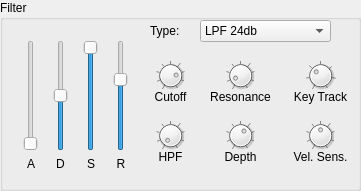
  <widget class="QGroupBox" name="groupBox_10">
   <property name="geometry">
    <rect>
     <x>630</x>
     <y>280</y>
     <width>361</width>
     <height>191</height>
    </rect>
   </property>
   <property name="title">
    <string>Filter</string>
   </property>
   <widget class="DialKnob" name="hpf">
    <property name="geometry">
     <rect>
      <x>150</x>
      <y>120</y>
      <width>41</width>
      <height>31</height>
     </rect>
    </property>
    <property name="sizePolicy">
     <sizepolicy hsizetype="Fixed" vsizetype="Fixed">
      <horstretch>0</horstretch>
      <verstretch>0</verstretch>
     </sizepolicy>
    </property>
    <property name="minimumSize">
     <size>
      <width>0</width>
      <height>0</height>
     </size>
    </property>
    <property name="maximumSize">
     <size>
      <width>16777215</width>
      <height>16777215</height>
     </size>
    </property>
    <property name="minimum">
     <number>0</number>
    </property>
    <property name="maximum">
     <number>127</number>
    </property>
    <property name="notchTarget">
     <double>16.000000000000000</double>
    </property>
    <property name="notchesVisible">
     <bool>true</bool>
    </property>
   </widget>
   <widget class="QLabel" name="label_39">
    <property name="geometry">
     <rect>
      <x>130</x>
      <y>150</y>
      <width>81</width>
      <height>21</height>
     </rect>
    </property>
    <property name="frameShadow">
     <enum>QFrame::Plain</enum>
    </property>
    <property name="text">
     <string>HPF</string>
    </property>
    <property name="alignment">
     <set>Qt::AlignHCenter|Qt::AlignTop</set>
    </property>
   </widget>
   <widget class="DialKnob" name="filterCutoff">
    <property name="geometry">
     <rect>
      <x>150</x>
      <y>60</y>
      <width>41</width>
      <height>31</height>
     </rect>
    </property>
    <property name="sizePolicy">
     <sizepolicy hsizetype="Fixed" vsizetype="Fixed">
      <horstretch>0</horstretch>
      <verstretch>0</verstretch>
     </sizepolicy>
    </property>
    <property name="minimumSize">
     <size>
      <width>0</width>
      <height>0</height>
     </size>
    </property>
    <property name="maximumSize">
     <size>
      <width>16777215</width>
      <height>16777215</height>
     </size>
    </property>
    <property name="minimum">
     <number>0</number>
    </property>
    <property name="maximum">
     <number>127</number>
    </property>
    <property name="value">
     <number>100</number>
    </property>
    <property name="notchTarget">
     <double>16.000000000000000</double>
    </property>
    <property name="notchesVisible">
     <bool>true</bool>
    </property>
   </widget>
   <widget class="QLabel" name="label_40">
    <property name="geometry">
     <rect>
      <x>130</x>
      <y>90</y>
      <width>81</width>
      <height>21</height>
     </rect>
    </property>
    <property name="frameShadow">
     <enum>QFrame::Plain</enum>
    </property>
    <property name="text">
     <string>Cutoff</string>
    </property>
    <property name="alignment">
     <set>Qt::AlignHCenter|Qt::AlignTop</set>
    </property>
   </widget>
   <widget class="DialKnob" name="filterResonance">
    <property name="geometry">
     <rect>
      <x>220</x>
      <y>60</y>
      <width>41</width>
      <height>31</height>
     </rect>
    </property>
    <property name="sizePolicy">
     <sizepolicy hsizetype="Fixed" vsizetype="Fixed">
      <horstretch>0</horstretch>
      <verstretch>0</verstretch>
     </sizepolicy>
    </property>
    <property name="minimumSize">
     <size>
      <width>0</width>
      <height>0</height>
     </size>
    </property>
    <property name="maximumSize">
     <size>
      <width>16777215</width>
      <height>16777215</height>
     </size>
    </property>
    <property name="minimum">
     <number>-12</number>
    </property>
    <property name="maximum">
     <number>102</number>
    </property>
    <property name="notchTarget">
     <double>16.000000000000000</double>
    </property>
    <property name="notchesVisible">
     <bool>true</bool>
    </property>
   </widget>
   <widget class="QLabel" name="label_41">
    <property name="geometry">
     <rect>
      <x>200</x>
      <y>90</y>
      <width>81</width>
      <height>21</height>
     </rect>
    </property>
    <property name="frameShadow">
     <enum>QFrame::Plain</enum>
    </property>
    <property name="text">
     <string>Resonance</string>
    </property>
    <property name="alignment">
     <set>Qt::AlignHCenter|Qt::AlignTop</set>
    </property>
   </widget>
   <widget class="ComboPicker" name="filterType">
    <property name="geometry">
     <rect>
      <x>200</x>
      <y>20</y>
      <width>131</width>
      <height>22</height>
     </rect>
    </property>
    <item>
     <property name="text">
      <string>LPF 24db</string>
     </property>
    </item>
    <item>
     <property name="text">
      <string>LPF 18db</string>
     </property>
    </item>
    <item>
     <property name="text">
      <string>LPF 12db</string>
     </property>
    </item>
    <item>
     <property name="text">
      <string>BPF</string>
     </property>
    </item>
    <item>
     <property name="text">
      <string>HPF 12db</string>
     </property>
    </item>
    <item>
     <property name="text">
      <string>BEF</string>
     </property>
    </item>
   </widget>
   <widget class="QLabel" name="label_42">
    <property name="geometry">
     <rect>
      <x>150</x>
      <y>20</y>
      <width>51</width>
      <height>21</height>
     </rect>
    </property>
    <property name="text">
     <string>Type:</string>
    </property>
   </widget>
   <widget class="DialKnob" name="filterKeyTrk">
    <property name="geometry">
     <rect>
      <x>300</x>
      <y>60</y>
      <width>41</width>
      <height>31</height>
     </rect>
    </property>
    <property name="sizePolicy">
     <sizepolicy hsizetype="Fixed" vsizetype="Fixed">
      <horstretch>0</horstretch>
      <verstretch>0</verstretch>
     </sizepolicy>
    </property>
    <property name="minimumSize">
     <size>
      <width>0</width>
      <height>0</height>
     </size>
    </property>
    <property name="maximumSize">
     <size>
      <width>16777215</width>
      <height>16777215</height>
     </size>
    </property>
    <property name="minimum">
     <number>-32</number>
    </property>
    <property name="maximum">
     <number>64</number>
    </property>
    <property name="notchTarget">
     <double>16.000000000000000</double>
    </property>
    <property name="notchesVisible">
     <bool>true</bool>
    </property>
   </widget>
   <widget class="QLabel" name="label_43">
    <property name="geometry">
     <rect>
      <x>280</x>
      <y>90</y>
      <width>81</width>
      <height>21</height>
     </rect>
    </property>
    <property name="frameShadow">
     <enum>QFrame::Plain</enum>
    </property>
    <property name="text">
     <string>Key Track</string>
    </property>
    <property name="alignment">
     <set>Qt::AlignHCenter|Qt::AlignTop</set>
    </property>
   </widget>
   <widget class="DialKnob" name="filterVelSens">
    <property name="geometry">
     <rect>
      <x>300</x>
      <y>120</y>
      <width>41</width>
      <height>31</height>
     </rect>
    </property>
    <property name="sizePolicy">
     <sizepolicy hsizetype="Fixed" vsizetype="Fixed">
      <horstretch>0</horstretch>
      <verstretch>0</verstretch>
     </sizepolicy>
    </property>
    <property name="minimumSize">
     <size>
      <width>0</width>
      <height>0</height>
     </size>
    </property>
    <property name="maximumSize">
     <size>
      <width>16777215</width>
      <height>16777215</height>
     </size>
    </property>
    <property name="minimum">
     <number>-64</number>
    </property>
    <property name="maximum">
     <number>63</number>
    </property>
    <property name="notchTarget">
     <double>16.000000000000000</double>
    </property>
    <property name="notchesVisible">
     <bool>true</bool>
    </property>
   </widget>
   <widget class="QLabel" name="label_44">
    <property name="geometry">
     <rect>
      <x>280</x>
      <y>150</y>
      <width>81</width>
      <height>21</height>
     </rect>
    </property>
    <property name="frameShadow">
     <enum>QFrame::Plain</enum>
    </property>
    <property name="text">
     <string>Vel. Sens.</string>
    </property>
    <property name="alignment">
     <set>Qt::AlignHCenter|Qt::AlignTop</set>
    </property>
   </widget>
   <widget class="DialKnob" name="filterDepth">
    <property name="geometry">
     <rect>
      <x>220</x>
      <y>120</y>
      <width>41</width>
      <height>31</height>
     </rect>
    </property>
    <property name="sizePolicy">
     <sizepolicy hsizetype="Fixed" vsizetype="Fixed">
      <horstretch>0</horstretch>
      <verstretch>0</verstretch>
     </sizepolicy>
    </property>
    <property name="minimumSize">
     <size>
      <width>0</width>
      <height>0</height>
     </size>
    </property>
    <property name="maximumSize">
     <size>
      <width>16777215</width>
      <height>16777215</height>
     </size>
    </property>
    <property name="minimum">
     <number>-128</number>
    </property>
    <property name="maximum">
     <number>127</number>
    </property>
    <property name="value">
     <number>32</number>
    </property>
    <property name="notchTarget">
     <double>32.000000000000000</double>
    </property>
    <property name="notchesVisible">
     <bool>true</bool>
    </property>
   </widget>
   <widget class="QLabel" name="label_57">
    <property name="geometry">
     <rect>
      <x>200</x>
      <y>150</y>
      <width>81</width>
      <height>21</height>
     </rect>
    </property>
    <property name="frameShadow">
     <enum>QFrame::Plain</enum>
    </property>
    <property name="text">
     <string>Depth</string>
    </property>
    <property name="alignment">
     <set>Qt::AlignHCenter|Qt::AlignTop</set>
    </property>
   </widget>
   <widget class="QWidget" name="layoutWidget4">
    <property name="geometry">
     <rect>
      <x>20</x>
      <y>40</y>
      <width>22</width>
      <height>131</height>
     </rect>
    </property>
    <layout class="QVBoxLayout" name="verticalLayout_5">
     <item>
      <widget class="EGSlider" name="filterAttack">
       <property name="sizePolicy">
        <sizepolicy hsizetype="Preferred" vsizetype="Expanding">
         <horstretch>0</horstretch>
         <verstretch>0</verstretch>
        </sizepolicy>
       </property>
       <property name="maximum">
        <number>127</number>
       </property>
       <property name="orientation">
        <enum>Qt::Vertical</enum>
       </property>
      </widget>
     </item>
     <item>
      <widget class="QLabel" name="label_16">
       <property name="text">
        <string>A</string>
       </property>
       <property name="alignment">
        <set>Qt::AlignCenter</set>
       </property>
      </widget>
     </item>
    </layout>
   </widget>
   <widget class="QWidget" name="layoutWidget5">
    <property name="geometry">
     <rect>
      <x>50</x>
      <y>40</y>
      <width>21</width>
      <height>131</height>
     </rect>
    </property>
    <layout class="QVBoxLayout" name="verticalLayout_6">
     <item>
      <widget class="EGSlider" name="filterDecay">
       <property name="sizePolicy">
        <sizepolicy hsizetype="Preferred" vsizetype="Expanding">
         <horstretch>0</horstretch>
         <verstretch>0</verstretch>
        </sizepolicy>
       </property>
       <property name="maximum">
        <number>127</number>
       </property>
       <property name="value">
        <number>64</number>
       </property>
       <property name="orientation">
        <enum>Qt::Vertical</enum>
       </property>
      </widget>
     </item>
     <item>
      <widget class="QLabel" name="label_17">
       <property name="text">
        <string>D</string>
       </property>
       <property name="alignment">
        <set>Qt::AlignCenter</set>
       </property>
      </widget>
     </item>
    </layout>
   </widget>
   <widget class="QWidget" name="layoutWidget6">
    <property name="geometry">
     <rect>
      <x>80</x>
      <y>40</y>
      <width>22</width>
      <height>131</height>
     </rect>
    </property>
    <layout class="QVBoxLayout" name="verticalLayout_7">
     <item>
      <widget class="EGSlider" name="filterSustain">
       <property name="sizePolicy">
        <sizepolicy hsizetype="Preferred" vsizetype="Expanding">
         <horstretch>0</horstretch>
         <verstretch>0</verstretch>
        </sizepolicy>
       </property>
       <property name="maximum">
        <number>127</number>
       </property>
       <property name="value">
        <number>127</number>
       </property>
       <property name="orientation">
        <enum>Qt::Vertical</enum>
       </property>
      </widget>
     </item>
     <item>
      <widget class="QLabel" name="label_14">
       <property name="text">
        <string>S</string>
       </property>
       <property name="alignment">
        <set>Qt::AlignCenter</set>
       </property>
      </widget>
     </item>
    </layout>
   </widget>
   <widget class="QWidget" name="layoutWidget7">
    <property name="geometry">
     <rect>
      <x>110</x>
      <y>40</y>
      <width>22</width>
      <height>131</height>
     </rect>
    </property>
    <layout class="QVBoxLayout" name="verticalLayout_8">
     <item>
      <widget class="EGSlider" name="filterRelease">
       <property name="sizePolicy">
        <sizepolicy hsizetype="Preferred" vsizetype="Expanding">
         <horstretch>0</horstretch>
         <verstretch>0</verstretch>
        </sizepolicy>
       </property>
       <property name="maximum">
        <number>127</number>
       </property>
       <property name="value">
        <number>85</number>
       </property>
       <property name="orientation">
        <enum>Qt::Vertical</enum>
       </property>
       <property name="tickPosition">
        <enum>QSlider::NoTicks</enum>
       </property>
      </widget>
     </item>
     <item>
      <widget class="QLabel" name="label_15">
       <property name="text">
        <string>R</string>
       </property>
       <property name="alignment">
        <set>Qt::AlignCenter</set>
       </property>
      </widget>
     </item>
    </layout>
   </widget>
   <zorder>layoutWidget4</zorder>
   <zorder>layoutWidget5</zorder>
   <zorder>layoutWidget6</zorder>
   <zorder>layoutWidget7</zorder>
   <zorder>label_39</zorder>
   <zorder>label_43</zorder>
   <zorder>label_57</zorder>
   <zorder>label_44</zorder>
   <zorder>label_41</zorder>
   <zorder>label_40</zorder>
   <zorder>hpf</zorder>
   <zorder>filterCutoff</zorder>
   <zorder>filterResonance</zorder>
   <zorder>filterType</zorder>
   <zorder>label_42</zorder>
   <zorder>filterKeyTrk</zorder>
   <zorder>filterVelSens</zorder>
   <zorder>filterDepth</zorder>
  </widget>
